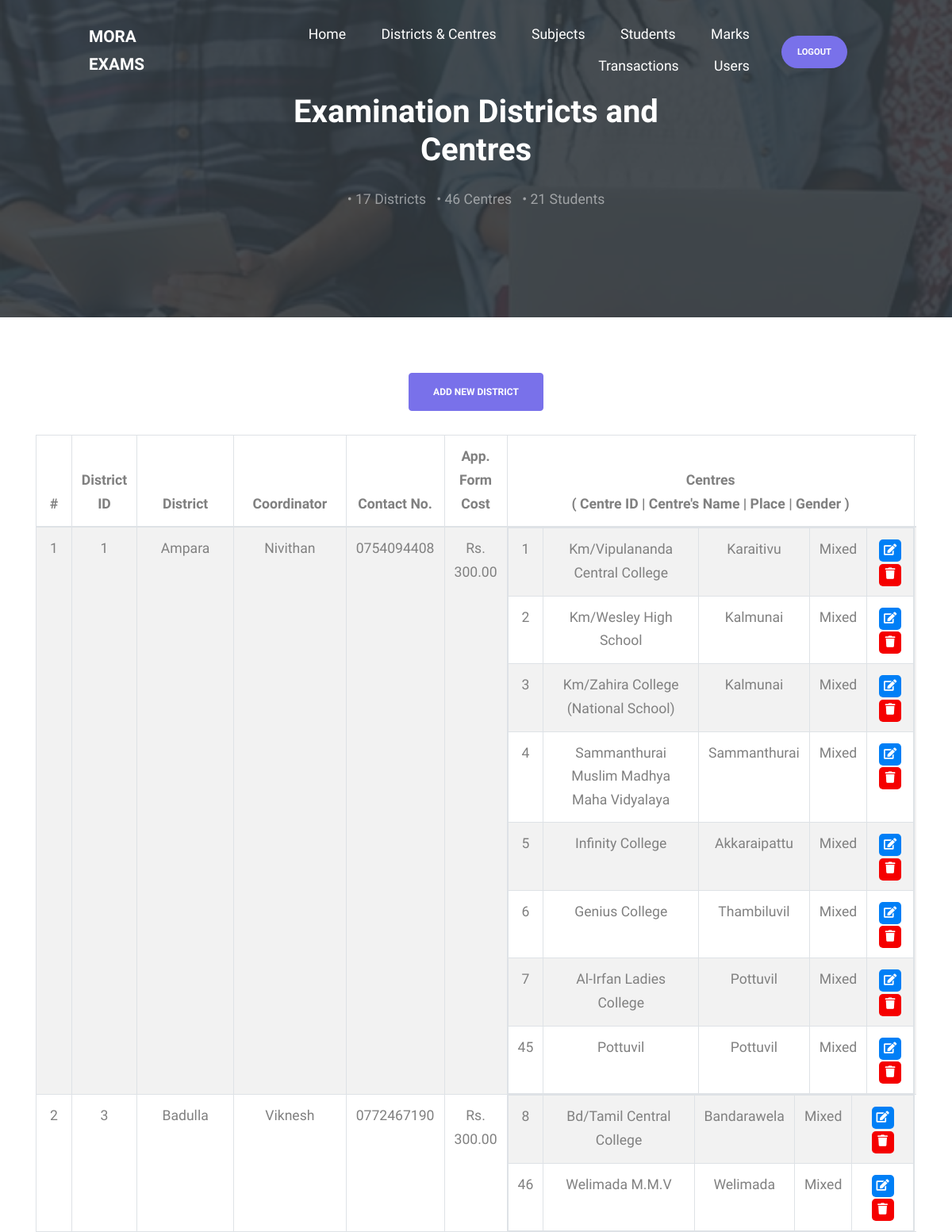
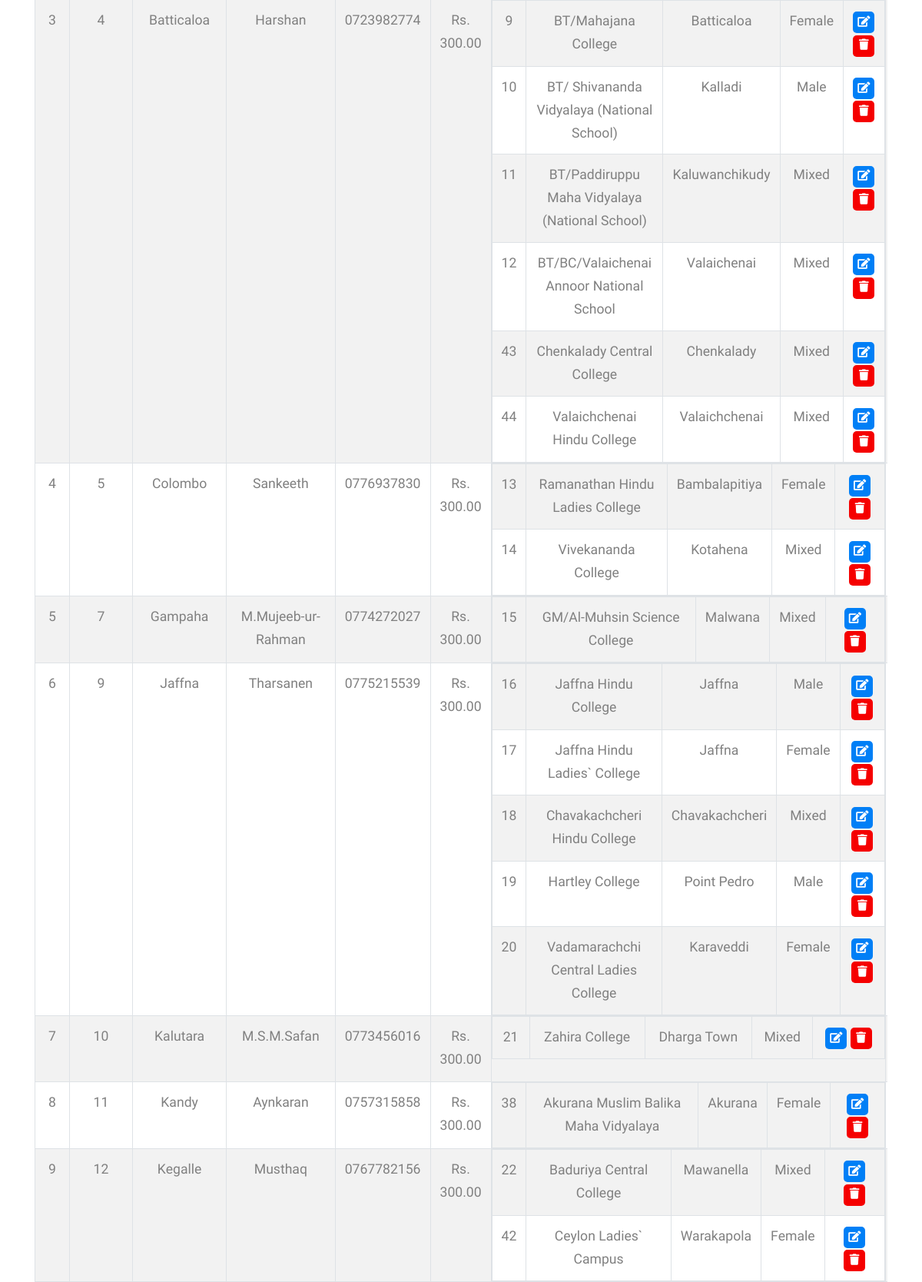
The app's page /admin/districts_and_centres.php (signed in, upper part) with its own data (2 pictures, top to bottom).
### tables this page shows
CREATE TABLE `tbl_exam_districts` (
  `district_id` int(2) NOT NULL,
  `district` varchar(50) NOT NULL,
  `coordinator` varchar(255) DEFAULT NULL,
  `telephone` varchar(15) DEFAULT NULL,
  `form_cost` float NOT NULL
);

CREATE TABLE `tbl_exam_centres` (
  `centre_id` int(11) NOT NULL,
  `district_id` int(2) NOT NULL,
  `centre_name` varchar(255) NOT NULL,
  `place` varchar(255) NOT NULL,
  `gender` varchar(50) NOT NULL
);

### admin/districts_and_centres.php (the view, shortened to what this page needs)
<?php
include_once("header.php");
include_once("districts_and_centres.banner.php");
?>
<div class="site-section">
    <div class="container">
        <?php if($_SESSION['user_status']=='2'){ ?>
            <div class="justify-content-center align-items-center text-center">
                <a href="district.add.php"><button type="button" class="btn btn-primary">Add New District</button></a>
            </div>
        <?php } ?>
        <br>
        <div class="table-responsive text-center">
            <table class="table table-striped table-bordered">
                <thead class="text-center">
                    <tr>
                        <th>#</th>
                        <th>District ID</th>
                        <th>District</th>
                        <th>Coordinator</th>
                        <th>Contact No.</th>
                        <th>App. Form Cost</th>
                        <th>Centres <br> <span>( Centre ID | Centre's Name | Place | Gender )</span> </th>
                        <?php if($_SESSION['user_status']=='2'){ ?> <th>ACTION</th> <?php } ?>
                    </tr>
                </thead>
                <tbody>
                    <?php
                        if($total_districts > 0){
                            $i=0;
                            while($row_district = mysqli_fetch_assoc($result_districts)){
                                $i++;
                                $sql_centre = "SELECT * FROM tbl_exam_centres WHERE district_id = '{$row_district['district_id']}' ORDER BY centre_id ASC";
                                $result_centre = mysqli_query($db, $sql_centre);
                                $num_centre = mysqli_num_rows($result_centre);
                            ?>
                                <tr>
                                    <td><?php echo $i ?></td>
                                    <td><?php echo $row_district['district_id'] ?></td>
                                    <td><?php echo $row_district['district'] ?></td>
                                    <td><?php echo $row_district['coordinator'] ?></td>
                                    <td><?php echo $row_district['telephone'] ?></td>
                                    <td>Rs. <?php echo number_format((float)$row_district['form_cost'], 2, '.', '') ?></td>
                                    <?php if ($num_centre > 0){ ?>
                                        <td style="padding:0">
                                            <table class="table table-striped" style="margin:0; width:100%">
                                                <tbody>
                                                    <?php while($row_centre = mysqli_fetch_assoc($result_centre)){ ?>
                                                    <tr>
                                                        <td><?php echo $row_centre['centre_id'] ?></td>
                                                        <td><?php echo $row_centre['centre_name'] ?></td>
                                                        <td><?php echo $row_centre['place'] ?></td>
                                                        <td><?php echo $row_centre['gender'] ?></td>
                                                        <?php if($_SESSION['user_status']=='2'){ ?>
                                                        <td>
                                                            <button type="button" class="btn-edit" onclick="location.href='assets/centre.edit.php?centre_id=<?php echo $row_centre['district_id'] ?>'"><i class="fa fa-edit"></i></button>
                                                            <button type="button" class="btn-delete" onclick="location.href='assets/centre.delete.php?centre_id=<?php echo $row_centre['district_id'] ?>'"><i class="fa fa-trash"></i></button>
                                                        </td>
                                                        <?php } ?>
                                                    </tr>
                                                    <?php } ?>
                                                </tbody>
                                            </table>
                                        </td>
                                    <?php } else { ?>
                                        <td>No centres available.</td>
                                    <?php }
                                    if($_SESSION['user_status']=='2'){ ?>
                                    <td>
                                    </td>
                                    <?php } ?>
                                </tr>
                    <?php } } else { ?>
                        <tr><td class="text-center" colspan="11">No records found.</td></tr>
                    <?php } ?>
                </tbody>
            </table>
        </div>
    </div>
</div>
<?php
include_once("footer.php");
?>

### admin/css/style.css (style rules this page uses)
body { line-height: 1.7; color: gray; font-weight: 300; font-size: 1.1rem; }
a { -webkit-transition: .3s all ease; -o-transition: .3s all ease; transition: .3s all ease; }
.btn { text-transform: uppercase; font-size: 12px; font-weight: 900; padding: 14px 30px; }
.site-section { padding: 2.5em 0; }
@media (min-width: 768px) { .site-section { padding: 5em 0; } }
.site-section { padding: 4em 0; position: relative; }

### admin/css/style_custom.css (style rules this page uses)
.btn-edit { width: 28px; height: 28px; border:none; box-shadow: none; background-color: #007ff6; color: white; border-radius: 5px; font-size: 0.9rem; text-align: center; cursor: pointer; }
.btn-delete { width: 28px; height: 28px; border:none; box-shadow: none; background-color: #f50000; color: white; border-radius: 5px; font-size: 0.9rem; text-align: center; cursor: pointer; }

### records on screen
tbl_exam_districts: district_id "1", district "Ampara", coordinator "Nivithan", telephone "0754094408", form_cost "300.00"
tbl_exam_centres: centre_id "1", centre_name "Km/Vipulananda Central College", place "Karaitivu", gender "Mixed"
tbl_exam_centres: centre_id "2", centre_name "Km/Wesley High School", place "Kalmunai", gender "Mixed"
tbl_exam_centres: centre_id "3", centre_name "Km/Zahira College (National School)", place "Kalmunai", gender "Mixed"
tbl_exam_centres: centre_id "4", centre_name "Sammanthurai Muslim Madhya Maha Vidyalaya", place "Sammanthurai", gender "Mixed"
tbl_exam_centres: centre_id "5", centre_name "Infinity College", place "Akkaraipattu", gender "Mixed"
tbl_exam_centres: centre_id "6", centre_name "Genius College", place "Thambiluvil", gender "Mixed"
tbl_exam_centres: centre_id "7", centre_name "Al-Irfan Ladies College", place "Pottuvil", gender "Mixed"
tbl_exam_centres: centre_id "45", centre_name "Pottuvil", place "Pottuvil", gender "Mixed"
tbl_exam_districts: district_id "3", district "Badulla", coordinator "Viknesh", telephone "0772467190", form_cost "300.00"
tbl_exam_centres: centre_id "8", centre_name "Bd/Tamil Central College", place "Bandarawela", gender "Mixed"
tbl_exam_centres: centre_id "46", centre_name "Welimada M.M.V", place "Welimada", gender "Mixed"
tbl_exam_districts: district_id "4", district "Batticaloa", coordinator "Harshan", telephone "0723982774", form_cost "300.00"
tbl_exam_centres: centre_id "9", centre_name "BT/Mahajana College", place "Batticaloa", gender "Female"
tbl_exam_centres: centre_id "10", centre_name "BT/ Shivananda Vidyalaya (National School)", place "Kalladi", gender "Male"
tbl_exam_centres: centre_id "11", centre_name "BT/Paddiruppu Maha Vidyalaya (National School)", place "Kaluwanchikudy", gender "Mixed"
tbl_exam_centres: centre_id "12", centre_name "BT/BC/Valaichenai Annoor National School", place "Valaichenai", gender "Mixed"
tbl_exam_centres: centre_id "43", centre_name "Chenkalady Central College", place "Chenkalady", gender "Mixed"
tbl_exam_centres: centre_id "44", centre_name "Valaichchenai Hindu College", place "Valaichchenai", gender "Mixed"
tbl_exam_districts: district_id "5", district "Colombo", coordinator "Sankeeth", telephone "0776937830", form_cost "300.00"
tbl_exam_centres: centre_id "13", centre_name "Ramanathan Hindu Ladies College", place "Bambalapitiya", gender "Female"
tbl_exam_centres: centre_id "14", centre_name "Vivekananda College", place "Kotahena", gender "Mixed"
tbl_exam_districts: district_id "7", district "Gampaha", coordinator "M.Mujeeb-ur-Rahman", telephone "0774272027", form_cost "300.00"
tbl_exam_centres: centre_id "15", centre_name "GM/Al-Muhsin Science College", place "Malwana", gender "Mixed"
tbl_exam_districts: district_id "9", district "Jaffna", coordinator "Tharsanen", telephone "0775215539", form_cost "300.00"
tbl_exam_centres: centre_id "16", centre_name "Jaffna Hindu College", place "Jaffna", gender "Male"
tbl_exam_centres: centre_id "17", centre_name "Jaffna Hindu Ladies` College", place "Jaffna", gender "Female"
tbl_exam_centres: centre_id "18", centre_name "Chavakachcheri Hindu College", place "Chavakachcheri", gender "Mixed"
tbl_exam_centres: centre_id "19", centre_name "Hartley College", place "Point Pedro", gender "Male"
tbl_exam_centres: centre_id "20", centre_name "Vadamarachchi Central Ladies College", place "Karaveddi", gender "Female"
tbl_exam_districts: district_id "10", district "Kalutara", coordinator "M.S.M.Safan", telephone "0773456016", form_cost "300.00"
tbl_exam_centres: centre_id "21", centre_name "Zahira College", place "Dharga Town", gender "Mixed"
tbl_exam_districts: district_id "11", district "Kandy", coordinator "Aynkaran", telephone "0757315858", form_cost "300.00"
tbl_exam_centres: centre_id "38", centre_name "Akurana Muslim Balika Maha Vidyalaya", place "Akurana", gender "Female"
tbl_exam_districts: district_id "12", district "Kegalle", coordinator "Musthaq", telephone "0767782156", form_cost "300.00"
tbl_exam_centres: centre_id "22", centre_name "Baduriya Central College", place "Mawanella", gender "Mixed"
tbl_exam_centres: centre_id "42", centre_name "Ceylon Ladies` Campus", place "Warakapola", gender "Female"

### other values on screen
$total_districts "17"
$total_centres "46"
$total_students "21"
